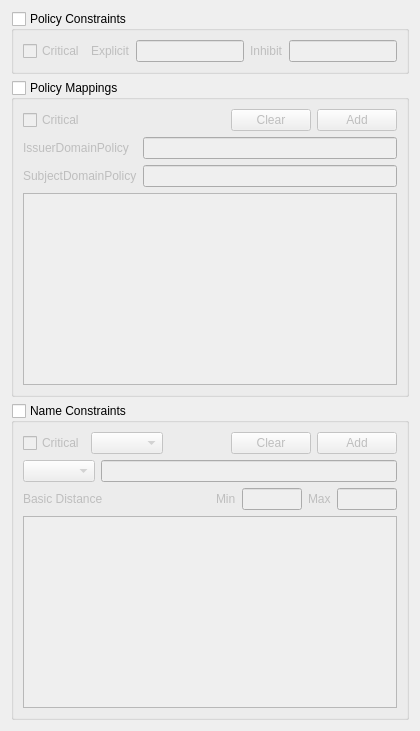
     <widget class="QWidget" name="mExtend4Tab">
      <attribute name="title">
       <string>Extend4</string>
      </attribute>
      <layout class="QVBoxLayout" name="verticalLayout_5">
       <item>
        <widget class="QGroupBox" name="mPCGroup">
         <property name="minimumSize">
          <size>
           <width>0</width>
           <height>0</height>
          </size>
         </property>
         <property name="title">
          <string>Policy Constraints</string>
         </property>
         <property name="checkable">
          <bool>true</bool>
         </property>
         <property name="checked">
          <bool>false</bool>
         </property>
         <layout class="QVBoxLayout" name="verticalLayout_17">
          <item>
           <layout class="QGridLayout" name="gridLayout_18">
            <item row="0" column="1">
             <widget class="QLabel" name="label_1">
              <property name="text">
               <string>Explicit</string>
              </property>
             </widget>
            </item>
            <item row="0" column="2">
             <widget class="QLineEdit" name="mPCExplicitText"/>
            </item>
            <item row="0" column="0">
             <widget class="QCheckBox" name="mPCCriticalCheck">
              <property name="text">
               <string>Critical</string>
              </property>
             </widget>
            </item>
            <item row="0" column="3">
             <widget class="QLabel" name="label_26">
              <property name="text">
               <string>Inhibit</string>
              </property>
             </widget>
            </item>
            <item row="0" column="4">
             <widget class="QLineEdit" name="mPCInhibitText"/>
            </item>
           </layout>
          </item>
         </layout>
        </widget>
       </item>
       <item>
        <widget class="QGroupBox" name="mPMGroup">
         <property name="minimumSize">
          <size>
           <width>0</width>
           <height>0</height>
          </size>
         </property>
         <property name="title">
          <string>Policy Mappings</string>
         </property>
         <property name="checkable">
          <bool>true</bool>
         </property>
         <property name="checked">
          <bool>false</bool>
         </property>
         <layout class="QVBoxLayout" name="verticalLayout_18">
          <item>
           <layout class="QGridLayout" name="gridLayout_5">
            <item row="0" column="2">
             <widget class="QPushButton" name="mPMClearBtn">
              <property name="text">
               <string>Clear</string>
              </property>
             </widget>
            </item>
            <item row="0" column="3">
             <widget class="QPushButton" name="mPMAddBtn">
              <property name="text">
               <string>Add</string>
              </property>
             </widget>
            </item>
            <item row="0" column="0">
             <widget class="QCheckBox" name="mPMCriticalCheck">
              <property name="text">
               <string>Critical</string>
              </property>
             </widget>
            </item>
            <item row="0" column="1">
             <spacer name="horizontalSpacer_12">
              <property name="orientation">
               <enum>Qt::Horizontal</enum>
              </property>
              <property name="sizeHint" stdset="0">
               <size>
                <width>40</width>
                <height>20</height>
               </size>
              </property>
             </spacer>
            </item>
           </layout>
          </item>
          <item>
           <layout class="QGridLayout" name="gridLayout_19">
            <property name="topMargin">
             <number>0</number>
            </property>
            <item row="0" column="1">
             <widget class="QLineEdit" name="mPMIssuerDomainPolicyText"/>
            </item>
            <item row="0" column="0">
             <widget class="QLabel" name="label_28">
              <property name="text">
               <string>IssuerDomainPolicy</string>
              </property>
             </widget>
            </item>
            <item row="1" column="0">
             <widget class="QLabel" name="label_29">
              <property name="text">
               <string>SubjectDomainPolicy</string>
              </property>
             </widget>
            </item>
            <item row="1" column="1">
             <widget class="QLineEdit" name="mPMSubjectDomainPolicyText"/>
            </item>
           </layout>
          </item>
          <item>
           <widget class="QTableWidget" name="mPMTable">
            <property name="contextMenuPolicy">
             <enum>Qt::CustomContextMenu</enum>
            </property>
            <attribute name="horizontalHeaderHighlightSections">
             <bool>false</bool>
            </attribute>
            <attribute name="verticalHeaderHighlightSections">
             <bool>false</bool>
            </attribute>
           </widget>
          </item>
         </layout>
        </widget>
       </item>
       <item>
        <widget class="QGroupBox" name="mNCGroup">
         <property name="minimumSize">
          <size>
           <width>0</width>
           <height>100</height>
          </size>
         </property>
         <property name="title">
          <string>Name Constraints</string>
         </property>
         <property name="checkable">
          <bool>true</bool>
         </property>
         <property name="checked">
          <bool>false</bool>
         </property>
         <layout class="QVBoxLayout" name="verticalLayout_19">
          <item>
           <layout class="QGridLayout" name="gridLayout_20">
            <item row="0" column="0">
             <widget class="QCheckBox" name="mNCCriticalCheck">
              <property name="text">
               <string>Critical</string>
              </property>
             </widget>
            </item>
            <item row="0" column="3">
             <widget class="QPushButton" name="mNCClearBtn">
              <property name="text">
               <string>Clear</string>
              </property>
             </widget>
            </item>
            <item row="0" column="4">
             <widget class="QPushButton" name="mNCAddBtn">
              <property name="text">
               <string>Add</string>
              </property>
             </widget>
            </item>
            <item row="0" column="1">
             <widget class="QComboBox" name="mNCTypeCombo"/>
            </item>
            <item row="0" column="2">
             <spacer name="horizontalSpacer_13">
              <property name="orientation">
               <enum>Qt::Horizontal</enum>
              </property>
              <property name="sizeHint" stdset="0">
               <size>
                <width>40</width>
                <height>20</height>
               </size>
              </property>
             </spacer>
            </item>
           </layout>
          </item>
          <item>
           <layout class="QGridLayout" name="gridLayout_21">
            <item row="0" column="0">
             <widget class="QComboBox" name="mNCSubCombo"/>
            </item>
            <item row="0" column="1">
             <widget class="QLineEdit" name="mNCSubText"/>
            </item>
           </layout>
          </item>
          <item>
           <layout class="QGridLayout" name="gridLayout_26">
            <property name="topMargin">
             <number>0</number>
            </property>
            <item row="0" column="5">
             <widget class="QLineEdit" name="mNCMaxText">
              <property name="maximumSize">
               <size>
                <width>60</width>
                <height>16777215</height>
               </size>
              </property>
             </widget>
            </item>
            <item row="0" column="4">
             <widget class="QLabel" name="label_33">
              <property name="text">
               <string>Max</string>
              </property>
             </widget>
            </item>
            <item row="0" column="3">
             <widget class="QLineEdit" name="mNCMinText">
              <property name="maximumSize">
               <size>
                <width>60</width>
                <height>16777215</height>
               </size>
              </property>
             </widget>
            </item>
            <item row="0" column="0">
             <widget class="QLabel" name="label_31">
              <property name="text">
               <string>Basic Distance</string>
              </property>
             </widget>
            </item>
            <item row="0" column="2">
             <widget class="QLabel" name="label_32">
              <property name="text">
               <string>Min</string>
              </property>
             </widget>
            </item>
            <item row="0" column="1">
             <spacer name="horizontalSpacer_14">
              <property name="orientation">
               <enum>Qt::Horizontal</enum>
              </property>
              <property name="sizeHint" stdset="0">
               <size>
                <width>40</width>
                <height>20</height>
               </size>
              </property>
             </spacer>
            </item>
           </layout>
          </item>
          <item>
           <widget class="QTableWidget" name="mNCTable">
            <property name="contextMenuPolicy">
             <enum>Qt::CustomContextMenu</enum>
            </property>
            <attribute name="horizontalHeaderHighlightSections">
             <bool>false</bool>
            </attribute>
            <attribute name="verticalHeaderHighlightSections">
             <bool>false</bool>
            </attribute>
           </widget>
          </item>
         </layout>
        </widget>
       </item>
      </layout>
     </widget>
